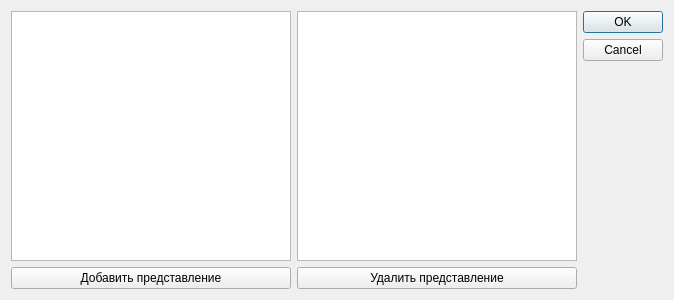
<?xml version="1.0" encoding="UTF-8"?>
<ui version="4.0">
 <class>ViewDialog</class>
 <widget class="QDialog" name="ViewDialog">
  <property name="geometry">
   <rect>
    <x>0</x>
    <y>0</y>
    <width>674</width>
    <height>300</height>
   </rect>
  </property>
  <property name="windowTitle">
   <string>Представления</string>
  </property>
  <layout class="QGridLayout" name="gridLayout">
   <item row="0" column="0">
    <layout class="QVBoxLayout" name="verticalLayout">
     <item>
      <widget class="QListWidget" name="lstTeams"/>
     </item>
    </layout>
   </item>
   <item row="0" column="1">
    <layout class="QVBoxLayout" name="verticalLayout_2">
     <item>
      <widget class="QListWidget" name="lstViews"/>
     </item>
    </layout>
   </item>
   <item row="0" column="2">
    <widget class="QDialogButtonBox" name="buttonBox">
     <property name="orientation">
      <enum>Qt::Vertical</enum>
     </property>
     <property name="standardButtons">
      <set>QDialogButtonBox::Cancel|QDialogButtonBox::Ok</set>
     </property>
    </widget>
   </item>
   <item row="1" column="0">
    <widget class="QPushButton" name="cmdAdd">
     <property name="text">
      <string>Добавить представление</string>
     </property>
    </widget>
   </item>
   <item row="1" column="1">
    <widget class="QPushButton" name="pushButton">
     <property name="text">
      <string>Удалить представление</string>
     </property>
    </widget>
   </item>
  </layout>
 </widget>
 <resources/>
 <connections>
  <connection>
   <sender>buttonBox</sender>
   <signal>accepted()</signal>
   <receiver>ViewDialog</receiver>
   <slot>accept()</slot>
   <hints>
    <hint type="sourcelabel">
     <x>248</x>
     <y>254</y>
    </hint>
    <hint type="destinationlabel">
     <x>157</x>
     <y>274</y>
    </hint>
   </hints>
  </connection>
  <connection>
   <sender>buttonBox</sender>
   <signal>rejected()</signal>
   <receiver>ViewDialog</receiver>
   <slot>reject()</slot>
   <hints>
    <hint type="sourcelabel">
     <x>316</x>
     <y>260</y>
    </hint>
    <hint type="destinationlabel">
     <x>286</x>
     <y>274</y>
    </hint>
   </hints>
  </connection>
 </connections>
</ui>
